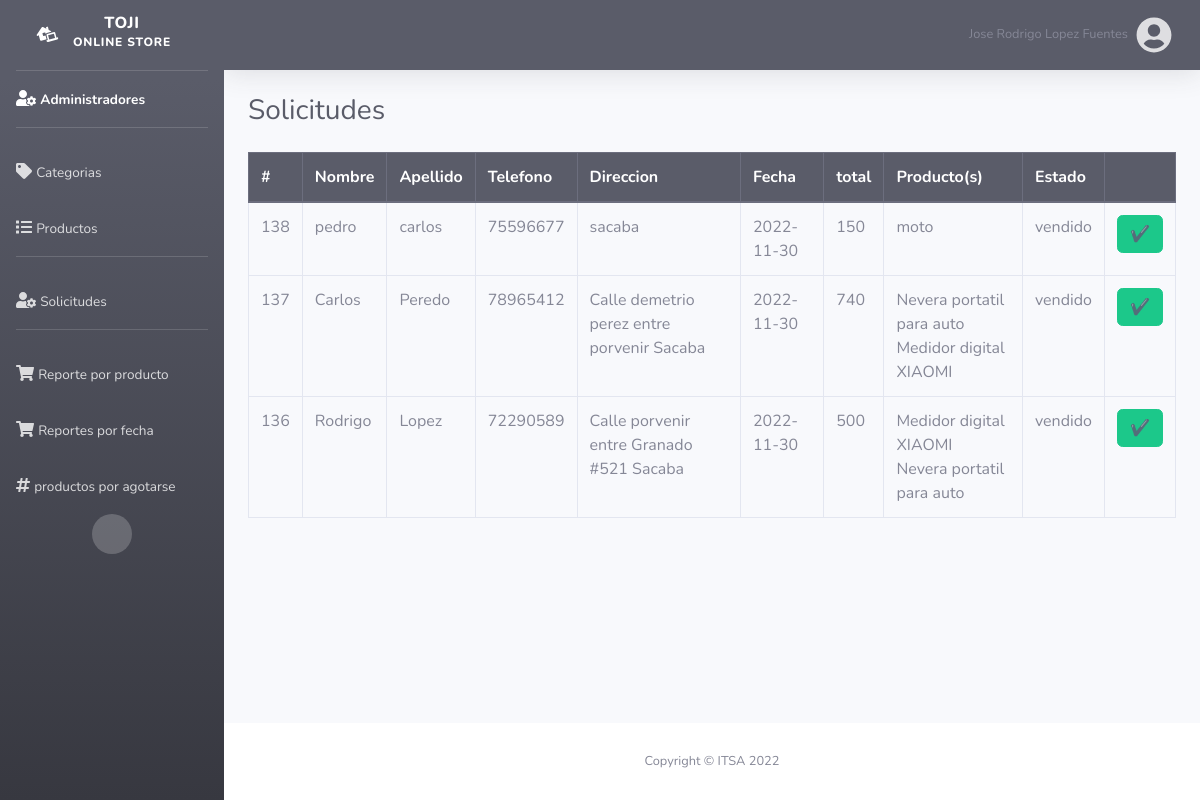
Screenshot of /admin/solicitudes.php (signed in) with the database file from the repository.
### tables this page shows
CREATE TABLE `pedidos` (
  `id` int(11) NOT NULL,
  `nombre` varchar(30) NOT NULL,
  `apellido` varchar(20) NOT NULL,
  `telefono` int(150) NOT NULL,
  `direccion` text NOT NULL,
  `total` float NOT NULL,
  `fecha` date NOT NULL
);

CREATE TABLE `detalle` (
  `id` int(11) NOT NULL,
  `producto` varchar(50) NOT NULL,
  `id_producto` int(11) NOT NULL,
  `estado` varchar(20) NOT NULL,
  `precio` int(150) NOT NULL,
  `cantidad` int(11) NOT NULL,
  `id_cliente` int(150) DEFAULT NULL,
  `fecha` date NOT NULL
);

### admin/solicitudes.php (the view)
<?php
require_once "../config/conexion.php";
include("includes/header.php");
?>
<div class="d-sm-flex align-items-center justify-content-between mb-4">
    <h1 class="h3 mb-0 text-gray-800">Solicitudes</h1>
</div>
<div class="row">
    <div class="col-md-12">
        <div class="table-responsive">
            <table class="table table-hover table-bordered" style="width: 100%;">
                <thead class="thead-dark">
                    <tr>
                        <th>#</th>
                        <th>Nombre</th>
                        <th>Apellido</th>
                        <th>Telefono</th>
                        <th>Direccion</th>
                        <th>Fecha</th>
                        <th>total</th>
                        <th>Producto(s)</th>
                        <th>Estado</th>
                        <th></th>
                    </tr>
                </thead>
                <tbody>
                    <?php
                    $query = mysqli_query($conexion, "SELECT * FROM pedidos ORDER BY id DESC");
                    while ($data = mysqli_fetch_assoc($query)) { ?>
                        <tr>
                            <td><?php echo $data['id']; ?></td>
                            <td><?php echo $data['nombre']; ?></td>
                            <td><?php echo $data['apellido']; ?></td>
                            <td><?php echo $data['telefono']; ?></td>
                            <td><?php echo $data['direccion']; ?></td>
                            <td><?php echo $data['fecha']; ?></td>
                            <td><?php echo $data['total']; ?></td>
                            <td>
                            <?php
                    $phone = $data['telefono'];
                    $query2 = mysqli_query($conexion, "SELECT * FROM detalle where id_cliente = '$phone'");
                    while ($data2 = mysqli_fetch_assoc($query2)) { ?>
                    <?php echo $data2['producto']; ?><br>
                    <?php } ?>
                            </td>
                            <td>
                            <?php
                    $phone = $data['telefono'];
                    $query2 = mysqli_query($conexion, "SELECT * FROM detalle where id_cliente = '$phone'");
                    while ($data2 = mysqli_fetch_assoc($query2)) { ?>
                    <?php echo $data2['estado']; ?><br>
                    <?php break;} ?>
                            </td>
                            <td>
                            <form method="POST" action="elimi.php?accion=update&telefono=<?= $data['telefono']?>&pedido=<?= $data2['id_producto']?>&cantidad=<?= $data2['cantidad']?>" class="d-inline">
                                    <button class="btn btn-success" type="submit">✔</button>
                                </form>
                                </td>
                        </tr>
                    <?php } ?>
                </tbody>
            </table>
        </div>
    </div>
</div>
<?php include("includes/footer.php"); ?>

### rows the page displays
pedidos: id "138", nombre "pedro", apellido "carlos", telefono "75596677", direccion "sacaba", fecha "2022-11-30", total "150"
detalle: producto "moto", estado "vendido"
pedidos: id "137", nombre "Carlos", apellido "Peredo", telefono "78965412", direccion "Calle demetrio perez entre porvenir Sacaba", fecha "2022-11-30", total "740"
detalle: producto "Nevera portatil para auto", estado "vendido"
detalle: producto "Medidor digital XIAOMI"
pedidos: id "136", nombre "Rodrigo", apellido "Lopez", telefono "72290589", direccion "Calle porvenir entre Granado #521 Sacaba", fecha "2022-11-30", total "500"
detalle: producto "Medidor digital XIAOMI", estado "vendido"
detalle: producto "Nevera portatil para auto"

### other values shown
$_SESSION['nombre'] "Jose Rodrigo Lopez Fuentes"
